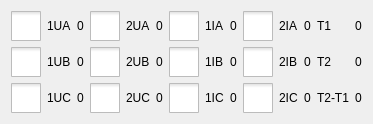
             <widget class="QWidget" name="page_6">
              <layout class="QHBoxLayout" name="horizontalLayout_7">
               <item>
                <layout class="QGridLayout" name="gridLayout_23">
                 <item row="1" column="3">
                  <widget class="QCheckBox" name="checkBox_17">
                   <property name="minimumSize">
                    <size>
                     <width>30</width>
                     <height>30</height>
                    </size>
                   </property>
                   <property name="maximumSize">
                    <size>
                     <width>30</width>
                     <height>30</height>
                    </size>
                   </property>
                   <property name="styleSheet">
                    <string notr="true">QCheckBox::indicator {
    width: 30px;
    height: 30px;
}</string>
                   </property>
                   <property name="text">
                    <string/>
                   </property>
                  </widget>
                 </item>
                 <item row="1" column="1">
                  <widget class="QLabel" name="label_115">
                   <property name="text">
                    <string>1UB</string>
                   </property>
                  </widget>
                 </item>
                 <item row="0" column="3">
                  <widget class="QCheckBox" name="checkBox_16">
                   <property name="minimumSize">
                    <size>
                     <width>30</width>
                     <height>30</height>
                    </size>
                   </property>
                   <property name="maximumSize">
                    <size>
                     <width>30</width>
                     <height>30</height>
                    </size>
                   </property>
                   <property name="styleSheet">
                    <string notr="true">QCheckBox::indicator {
    width: 30px;
    height: 30px;
}</string>
                   </property>
                   <property name="text">
                    <string/>
                   </property>
                  </widget>
                 </item>
                 <item row="1" column="0">
                  <widget class="QCheckBox" name="checkBox_13">
                   <property name="minimumSize">
                    <size>
                     <width>30</width>
                     <height>30</height>
                    </size>
                   </property>
                   <property name="maximumSize">
                    <size>
                     <width>30</width>
                     <height>30</height>
                    </size>
                   </property>
                   <property name="styleSheet">
                    <string notr="true">QCheckBox::indicator {
    width: 30px;
    height: 30px;
}</string>
                   </property>
                   <property name="text">
                    <string/>
                   </property>
                  </widget>
                 </item>
                 <item row="2" column="1">
                  <widget class="QLabel" name="label_111">
                   <property name="text">
                    <string>1UC</string>
                   </property>
                  </widget>
                 </item>
                 <item row="1" column="2">
                  <widget class="QLabel" name="label_118">
                   <property name="text">
                    <string>0</string>
                   </property>
                  </widget>
                 </item>
                 <item row="0" column="0">
                  <widget class="QCheckBox" name="checkBox_14">
                   <property name="minimumSize">
                    <size>
                     <width>30</width>
                     <height>30</height>
                    </size>
                   </property>
                   <property name="maximumSize">
                    <size>
                     <width>30</width>
                     <height>30</height>
                    </size>
                   </property>
                   <property name="styleSheet">
                    <string notr="true">QCheckBox::indicator {
    width: 30px;
    height: 30px;
}</string>
                   </property>
                   <property name="text">
                    <string/>
                   </property>
                  </widget>
                 </item>
                 <item row="2" column="3">
                  <widget class="QCheckBox" name="checkBox_18">
                   <property name="minimumSize">
                    <size>
                     <width>30</width>
                     <height>30</height>
                    </size>
                   </property>
                   <property name="maximumSize">
                    <size>
                     <width>30</width>
                     <height>30</height>
                    </size>
                   </property>
                   <property name="styleSheet">
                    <string notr="true">QCheckBox::indicator {
    width: 30px;
    height: 30px;
}</string>
                   </property>
                   <property name="text">
                    <string/>
                   </property>
                  </widget>
                 </item>
                 <item row="0" column="2">
                  <widget class="QLabel" name="label_117">
                   <property name="text">
                    <string>0</string>
                   </property>
                  </widget>
                 </item>
                 <item row="2" column="2">
                  <widget class="QLabel" name="label_119">
                   <property name="text">
                    <string>0</string>
                   </property>
                  </widget>
                 </item>
                 <item row="0" column="4">
                  <widget class="QLabel" name="label_126">
                   <property name="text">
                    <string>2UA</string>
                   </property>
                  </widget>
                 </item>
                 <item row="0" column="1">
                  <widget class="QLabel" name="label_116">
                   <property name="text">
                    <string>1UA</string>
                   </property>
                  </widget>
                 </item>
                 <item row="2" column="0">
                  <widget class="QCheckBox" name="checkBox_15">
                   <property name="minimumSize">
                    <size>
                     <width>30</width>
                     <height>30</height>
                    </size>
                   </property>
                   <property name="maximumSize">
                    <size>
                     <width>30</width>
                     <height>30</height>
                    </size>
                   </property>
                   <property name="styleSheet">
                    <string notr="true">QCheckBox::indicator {
    width: 30px;
    height: 30px;
}</string>
                   </property>
                   <property name="text">
                    <string/>
                   </property>
                  </widget>
                 </item>
                 <item row="0" column="5">
                  <widget class="QLabel" name="label_127">
                   <property name="text">
                    <string>0</string>
                   </property>
                  </widget>
                 </item>
                 <item row="1" column="4">
                  <widget class="QLabel" name="label_128">
                   <property name="text">
                    <string>2UB</string>
                   </property>
                  </widget>
                 </item>
                 <item row="2" column="4">
                  <widget class="QLabel" name="label_129">
                   <property name="text">
                    <string>2UC</string>
                   </property>
                  </widget>
                 </item>
                 <item row="1" column="5">
                  <widget class="QLabel" name="label_130">
                   <property name="text">
                    <string>0</string>
                   </property>
                  </widget>
                 </item>
                 <item row="2" column="5">
                  <widget class="QLabel" name="label_131">
                   <property name="text">
                    <string>0</string>
                   </property>
                  </widget>
                 </item>
                </layout>
               </item>
               <item>
                <layout class="QGridLayout" name="gridLayout_25">
                 <item row="1" column="3">
                  <widget class="QCheckBox" name="checkBox_19">
                   <property name="minimumSize">
                    <size>
                     <width>30</width>
                     <height>30</height>
                    </size>
                   </property>
                   <property name="maximumSize">
                    <size>
                     <width>30</width>
                     <height>30</height>
                    </size>
                   </property>
                   <property name="styleSheet">
                    <string notr="true">QCheckBox::indicator {
    width: 30px;
    height: 30px;
}</string>
                   </property>
                   <property name="text">
                    <string/>
                   </property>
                  </widget>
                 </item>
                 <item row="1" column="1">
                  <widget class="QLabel" name="label_132">
                   <property name="text">
                    <string>1IB</string>
                   </property>
                  </widget>
                 </item>
                 <item row="0" column="3">
                  <widget class="QCheckBox" name="checkBox_20">
                   <property name="minimumSize">
                    <size>
                     <width>30</width>
                     <height>30</height>
                    </size>
                   </property>
                   <property name="maximumSize">
                    <size>
                     <width>30</width>
                     <height>30</height>
                    </size>
                   </property>
                   <property name="styleSheet">
                    <string notr="true">QCheckBox::indicator {
    width: 30px;
    height: 30px;
}</string>
                   </property>
                   <property name="text">
                    <string/>
                   </property>
                  </widget>
                 </item>
                 <item row="1" column="0">
                  <widget class="QCheckBox" name="checkBox_21">
                   <property name="minimumSize">
                    <size>
                     <width>30</width>
                     <height>30</height>
                    </size>
                   </property>
                   <property name="maximumSize">
                    <size>
                     <width>30</width>
                     <height>30</height>
                    </size>
                   </property>
                   <property name="styleSheet">
                    <string notr="true">QCheckBox::indicator {
    width: 30px;
    height: 30px;
}</string>
                   </property>
                   <property name="text">
                    <string/>
                   </property>
                  </widget>
                 </item>
                 <item row="2" column="1">
                  <widget class="QLabel" name="label_133">
                   <property name="text">
                    <string>1IC</string>
                   </property>
                  </widget>
                 </item>
                 <item row="1" column="2">
                  <widget class="QLabel" name="label_134">
                   <property name="text">
                    <string>0</string>
                   </property>
                  </widget>
                 </item>
                 <item row="0" column="0">
                  <widget class="QCheckBox" name="checkBox_22">
                   <property name="minimumSize">
                    <size>
                     <width>30</width>
                     <height>30</height>
                    </size>
                   </property>
                   <property name="maximumSize">
                    <size>
                     <width>30</width>
                     <height>30</height>
                    </size>
                   </property>
                   <property name="styleSheet">
                    <string notr="true">QCheckBox::indicator {
    width: 30px;
    height: 30px;
}</string>
                   </property>
                   <property name="text">
                    <string/>
                   </property>
                  </widget>
                 </item>
                 <item row="2" column="3">
                  <widget class="QCheckBox" name="checkBox_23">
                   <property name="minimumSize">
                    <size>
                     <width>30</width>
                     <height>30</height>
                    </size>
                   </property>
                   <property name="maximumSize">
                    <size>
                     <width>30</width>
                     <height>30</height>
                    </size>
                   </property>
                   <property name="styleSheet">
                    <string notr="true">QCheckBox::indicator {
    width: 30px;
    height: 30px;
}</string>
                   </property>
                   <property name="text">
                    <string/>
                   </property>
                  </widget>
                 </item>
                 <item row="0" column="2">
                  <widget class="QLabel" name="label_135">
                   <property name="text">
                    <string>0</string>
                   </property>
                  </widget>
                 </item>
                 <item row="2" column="2">
                  <widget class="QLabel" name="label_136">
                   <property name="text">
                    <string>0</string>
                   </property>
                  </widget>
                 </item>
                 <item row="0" column="4">
                  <widget class="QLabel" name="label_137">
                   <property name="text">
                    <string>2IA</string>
                   </property>
                  </widget>
                 </item>
                 <item row="0" column="1">
                  <widget class="QLabel" name="label_138">
                   <property name="text">
                    <string>1IA</string>
                   </property>
                  </widget>
                 </item>
                 <item row="2" column="0">
                  <widget class="QCheckBox" name="checkBox_24">
                   <property name="minimumSize">
                    <size>
                     <width>30</width>
                     <height>30</height>
                    </size>
                   </property>
                   <property name="maximumSize">
                    <size>
                     <width>30</width>
                     <height>30</height>
                    </size>
                   </property>
                   <property name="styleSheet">
                    <string notr="true">QCheckBox::indicator {
    width: 30px;
    height: 30px;
}</string>
                   </property>
                   <property name="text">
                    <string/>
                   </property>
                  </widget>
                 </item>
                 <item row="0" column="5">
                  <widget class="QLabel" name="label_139">
                   <property name="text">
                    <string>0</string>
                   </property>
                  </widget>
                 </item>
                 <item row="1" column="4">
                  <widget class="QLabel" name="label_140">
                   <property name="text">
                    <string>2IB</string>
                   </property>
                  </widget>
                 </item>
                 <item row="2" column="4">
                  <widget class="QLabel" name="label_141">
                   <property name="text">
                    <string>2IC</string>
                   </property>
                  </widget>
                 </item>
                 <item row="1" column="5">
                  <widget class="QLabel" name="label_142">
                   <property name="text">
                    <string>0</string>
                   </property>
                  </widget>
                 </item>
                 <item row="2" column="5">
                  <widget class="QLabel" name="label_143">
                   <property name="text">
                    <string>0</string>
                   </property>
                  </widget>
                 </item>
                </layout>
               </item>
               <item>
                <layout class="QGridLayout" name="gridLayout_24">
                 <item row="1" column="0">
                  <widget class="QLabel" name="label_120">
                   <property name="text">
                    <string>T2</string>
                   </property>
                  </widget>
                 </item>
                 <item row="0" column="0">
                  <widget class="QLabel" name="label_121">
                   <property name="text">
                    <string>T1</string>
                   </property>
                  </widget>
                 </item>
                 <item row="2" column="0">
                  <widget class="QLabel" name="label_122">
                   <property name="text">
                    <string>T2-T1</string>
                   </property>
                  </widget>
                 </item>
                 <item row="0" column="1">
                  <widget class="QLabel" name="label_123">
                   <property name="text">
                    <string>0</string>
                   </property>
                  </widget>
                 </item>
                 <item row="1" column="1">
                  <widget class="QLabel" name="label_124">
                   <property name="text">
                    <string>0</string>
                   </property>
                  </widget>
                 </item>
                 <item row="2" column="1">
                  <widget class="QLabel" name="label_125">
                   <property name="text">
                    <string>0</string>
                   </property>
                  </widget>
                 </item>
                </layout>
               </item>
              </layout>
             </widget>
